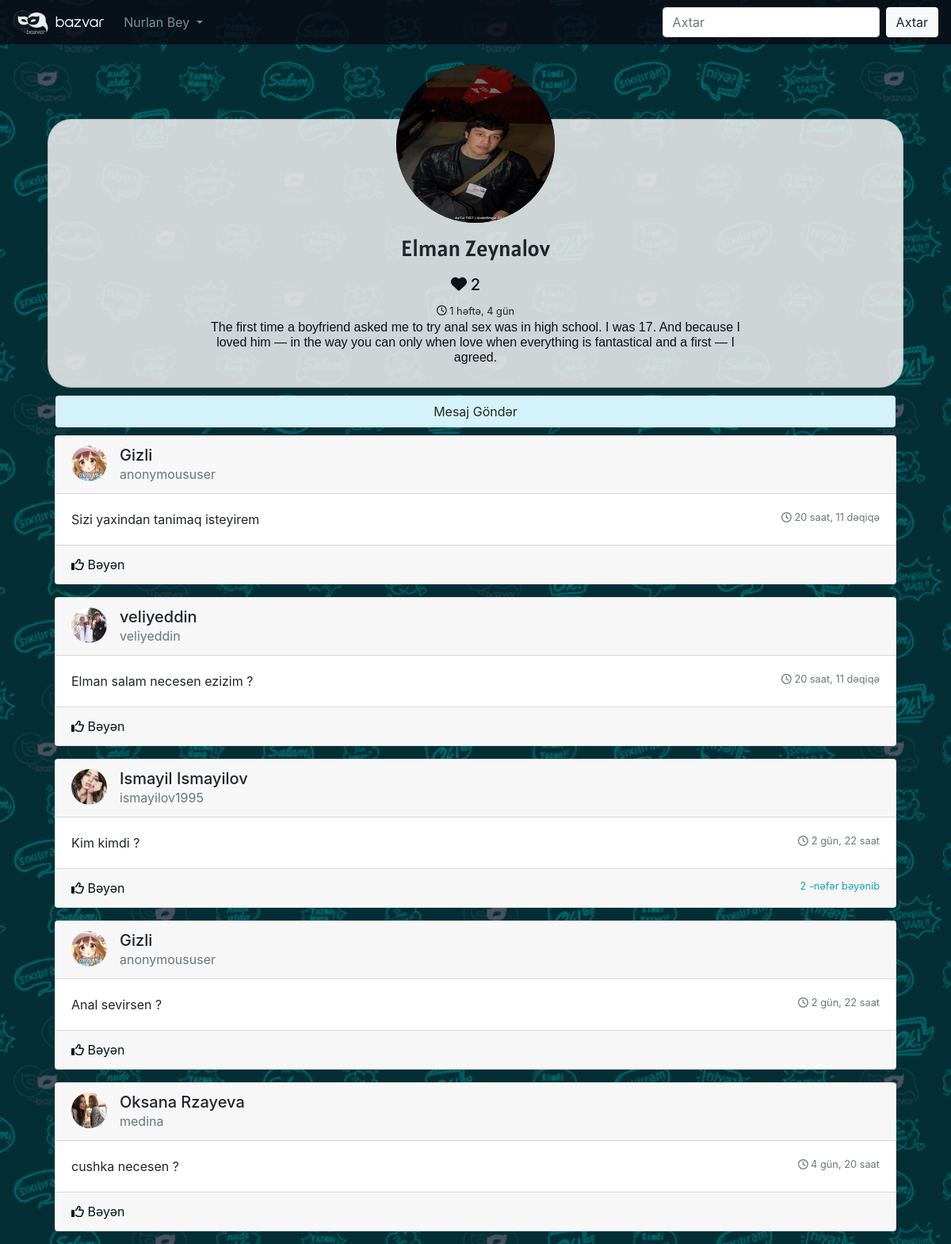
The app's page /elman2/ (signed in) with its own data.
### user/models.py (models this page shows, shortened)
class UserProfile(models.Model):
    SEX_FIELD = ((None, "Cinsiyyet"), ("male", "Kisi"), ("female", "Qadin"))
    user = models.OneToOneField(User, blank=False, on_delete=models.CASCADE)
    bio = models.TextField(max_length=200, verbose_name="Haqqimda", blank=True)
    profile_photo = models.ImageField(blank=True, default="default/default-profile.png", upload_to=upload_to,
                                      verbose_name="Profil shekili")
    sex = models.CharField(choices=SEX_FIELD, blank=True, max_length=6, verbose_name="Cinsiyyet")
    def get_name_for_screen(self):
        user = self.user
        if user.get_full_name():
            return user.get_full_name()
        return user.username
    def get_userprofile_photo(self):
        if self.profile_photo:
            return self.profile_photo.url
        return '/media/default/default-profile.png'

### message/models.py (models this page shows, shortened)
class MessageNew(models.Model):
    receiver = models.ForeignKey(User, null=True, related_name="reciver_n", on_delete=models.CASCADE)
    sender = models.ForeignKey(User, null=True, related_name="sender_n", on_delete=models.CASCADE)
    content = models.TextField(max_length=500, verbose_name="Mesaj")
    message_date = models.DateTimeField(auto_now_add=True, null=True)
    is_secret = models.BooleanField(default=False)
    has_child = models.BooleanField(default=False)
    content_type = models.ForeignKey(ContentType, on_delete=models.CASCADE)
    object_id = models.PositiveIntegerField()
    content_object = GenericForeignKey('content_type', 'object_id')
    class Meta:
        verbose_name_plural = "Mesajlar New"
        ordering = ["-id"]
    def get_liked_msg_count(self):
        return self.message_like.values_list("user__username").count()

### user/views.py (the view)
# urls.py: path('<str:username>/', userprofile, name='userprofile'),
def userprofile(request, username):
    on_profile_user = get_object_or_404(User, username=username)
    if on_profile_user == get_object_or_404(User, pk=14):
        return HttpResponseRedirect(reverse("welcome"))
    if on_profile_user:
        content_type = ContentType.objects.get_for_model(on_profile_user.__class__)
        all_message = MessageNew.objects.filter(content_type=content_type, object_id=on_profile_user.pk)
        user_likes = MessageLike.objects.filter(message__sender=on_profile_user).count()
        context = {"on_profile_user": on_profile_user, "page": "messages", "message": all_message,
                   "user_like": user_likes}
        return render(request, 'main-templates/user/include/messages.html', context)
    return HttpResponseRedirect(reverse("welcome"))

### message/templatetags/like_system.py (called while the page is built)
@register.filter
def is_liked(msg_pk, user):
    message = get_object_or_404(MessageNew, pk=msg_pk)
    return MessageLike.objects.filter(user=user, message=message).exists()

### templates/main-templates/user/include/messages.html (shortened to what this page needs)
{% extends 'main-templates/user/user-profile-base.html' %}
{% block bottom_div %}
    {% for msg in message %}
        <div class="col-12 gedf-main">
            {% if not msg.is_secret %}
                {% include 'main-templates/user/include/single-message-view.html' %}
            {% elif request.user == msg.sender or request.user == msg.receiver %}
                {% include 'main-templates/user/include/single-message-view.html' %}
            {% endif %}
        </div>
    {% endfor %}
{% endblock %}

### templates/include/navbar.html (shortened to what this page needs)
<nav class="navbar navbar-expand-lg navbar-dark fixed-top" style="background-color: rgba(10,10,21,0.8);">
    <a class="navbar-brand" style="font-family: logo-font,sans-serif" href="{% url 'welcome' %}">
        <img src="/media/default/logo-nav.png" height="30" class="d-inline-block align-top"
             alt="">
        bazvar
    </a>
    <div class="collapse navbar-collapse" id="navbarSupportedContent">
        <ul class="navbar-nav mr-auto">
            <li class="nav-item dropdown">
                <a class="nav-link dropdown-toggle" href="#" id="navbarDropdown" role="button" data-toggle="dropdown"
                   aria-haspopup="true" aria-expanded="false">
                    {% if request.user.username %}
                        {{ request.user.userprofile.get_name_for_screen }}
                    {% else %}
                        Daxil ol
                    {% endif %}
                </a>
            </li>
        </ul>
        <form action="{% url 'search' %}" method="get" class="form-inline my-2 my-lg-0">
            <input class="form-control mr-sm-2" name="search" type="search" placeholder="Axtar" aria-label="Axtar">
            <button class="btn btn-light my-2 my-sm-0" type="submit">Axtar</button>
        </form>
    </div>
</nav>

### templates/main-templates/user/include/user-profile.html
<div class="card wrap">
    <div class="card-body">
        <div class="row text-center justify-content-center">
            <div class="col-lg-8 col-sm-10">
                <img src="{{ on_profile_user.userprofile.get_userprofile_photo }}"
                     class="rounded-circle img-responsive blockico user-profile-img" alt="Profil Img">
                <h3 class="m-3" style="font-family: g-font,sans-serif">{{ on_profile_user.userprofile.get_name_for_screen }}</h3>
                <h5 class="my-color"><i class="fas fa-heart"></i> {{ user_like }} &emsp;</h5>
                <small><i class="far fa-clock"></i> {{ on_profile_user.date_joined|timesince }}</small><br>
                <h6 class="my-color" style="font-family: g-perma, sans-serif">{{ on_profile_user.userprofile.bio }}</h6>
            </div>
        </div>
    </div>
</div>

### templates/main-templates/user/include/single-message-view.html (shortened to what this page needs)
{% load like_system %}
<div class="card gedf-card mb-3" id="single-msg-div">
    <div class="card-header">
        <div class="row">
            <div class="d-flex col">
                <div class="mr-2">
                    <img class="rounded-circle" width="45" height="45"
                         src="{{ msg.sender.userprofile.get_userprofile_photo }}"
                         alt="">
                </div>
                <div class="ml-2">
                    <div class="h5 m-0">{{ msg.sender.userprofile.get_name_for_screen }}</div>
                    <div class="h7 text-muted">{{ msg.sender }}</div>
                </div>
            </div>
            <div class="hide-status-div col-auto">
            </div>
            <div class="col-auto">
            </div>
        </div>
    </div>
    <div class="card-body">
        <small class="text-muted float-right"><i class="far fa-clock"></i> {{ msg.message_date|timesince }}</small>
        <p class="card-text">
            {{ msg.content }}
        </p>
    </div>
    {% if not request.user.is_anonymous %}
        <div class="card-footer">
            <a class="like-btn card-link" href="{% url 'like-message' msg.pk %}">
                {% if msg.pk|is_liked:request.user %}
                    <i class="like-icon fa fa-thumbs-up"></i>
                {% else %}
                    <i class="like-icon far fa-thumbs-up"></i>
                {% endif %} Bəyən</a>
            <small class="text-info float-right">{% if msg.get_liked_msg_count > 0 %}
                {{ msg.get_liked_msg_count }} -nəfər bəyənib
            {% endif %}</small>
        </div>
    {% endif %}
</div>

### static/general/base.css (style rules this page uses)
html { background: url("/media/default/main-bg.png") no-repeat center center fixed; -webkit-background-size: cover; -moz-background-size: cover; -o-background-size: cover; background-size: cover; }
body { background-color: transparent !important; }
@media (min-width: 992px) { .gedf-main { padding-left: 1.5rem; padding-right: 1.5rem; } }
@media (min-width: 992px) { .gedf-card { margin-bottom: 1.5rem; } }
.user-profile-img { height: 200px; width: 200px; }
.my-color { color: rgb(10, 18, 27); }
.wrap { border-radius: 30px; background-color: rgba(238, 238, 238, 0.87); }
.blockico { background: #0a121b; margin-top: -90px; }
a { color: #0a121b; }

### records on screen
MessageNew: sender.userprofile.get_userprofile_photo (picture), sender.userprofile.get_name_for_screen "Gizli", sender "anonymoususer", message_date "20 saat, 11 dəqiqə", content "Sizi yaxindan tanimaq isteyirem"
MessageNew: sender.userprofile.get_userprofile_photo (picture), sender.userprofile.get_name_for_screen "veliyeddin", sender "veliyeddin", message_date "20 saat, 11 dəqiqə", content "Elman salam necesen ezizim ?"
MessageNew: sender.userprofile.get_userprofile_photo (picture), sender.userprofile.get_name_for_screen "Ismayil Ismayilov", sender "ismayilov1995", message_date "2 gün, 22 saat", content "Kim kimdi ?", get_liked_msg_count "2"
MessageNew: sender.userprofile.get_userprofile_photo (picture), sender.userprofile.get_name_for_screen "Gizli", sender "anonymoususer", message_date "2 gün, 22 saat", content "Anal sevirsen ?"
MessageNew: sender.userprofile.get_userprofile_photo (picture), sender.userprofile.get_name_for_screen "Oksana Rzayeva", sender "medina", message_date "4 gün, 20 saat", content "cushka necesen ?"

### other values on screen
{{ request.user.userprofile.get_name_for_screen }} "Nurlan Bey"
{{ on_profile_user.userprofile.get_name_for_screen }} "Elman Zeynalov"
{{ user_like }} "2"
{{ on_profile_user.date_joined|timesince }} "1 həftə, 4 gün"
{{ on_profile_user.userprofile.bio }} "The first time a boyfriend asked me to try anal sex was in high school. I was 17. And because I loved him — in the way you can only when love when everything is fantastical and a first — I agreed."
